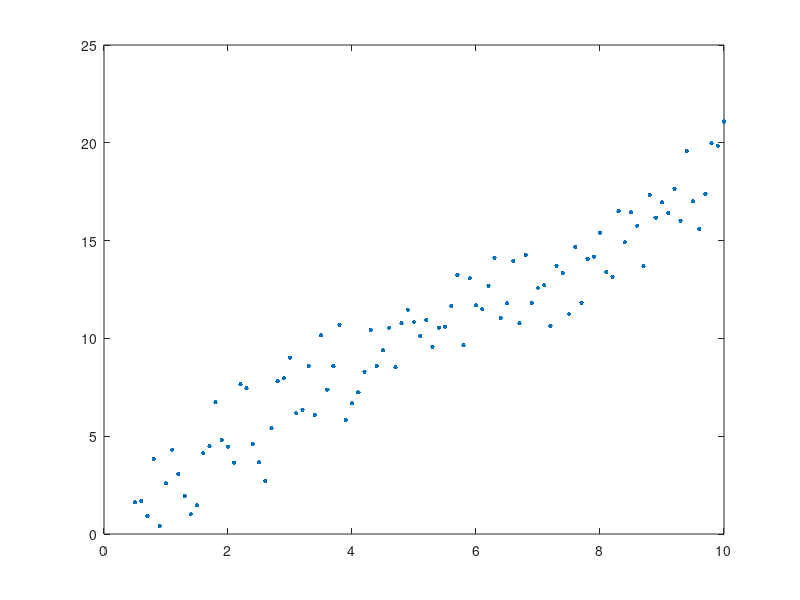

Write MATLAB code to recreate this figure. (Note: this script raises an error after producing the figure.)
clear
close
 
a=1.0;
k=1.8;
x=0.5:0.1:10;
 
epi=1.5*randn(1,length(x));
y=a+k*x+epi;
 
plot(x,y,'.','MarkerSize',10)
 
hold on
%matlab built-in function ols
%ols Linear regression estimation with homoskedasticity 
%        and White heteroskedasticity robust standard errors
[b, tstat, s2, vcv, vcvwhite, R2, Rbar, yhat] = ols(y',x');
 
y_1st=b(1)+b(2)*x;
plot(x,y_1st,'-r')
 
DD=10;
pp=polyfit(x,y,DD);
y_fit=0;
for i=1:(DD+1)
y_fit=y_fit+pp(i)*(x.^(DD-i+1));
end
plot(x,y_fit,'-.k')
 
DD=15;
pp=polyfit(x,y,DD);
y_fit=0;
for i=1:(DD+1)
y_fit=y_fit+pp(i)*(x.^(DD-i+1));
end
plot(x,y_fit,'.-k')
 
 
DD=25;
pp=polyfit(x,y,DD);
y_fit=0;
for i=1:(DD+1)
y_fit=y_fit+pp(i)*(x.^(DD-i+1));
end
plot(x,y_fit,'b')
 
legend('data','1st ord','10th ord','15th ord','25th ord')
